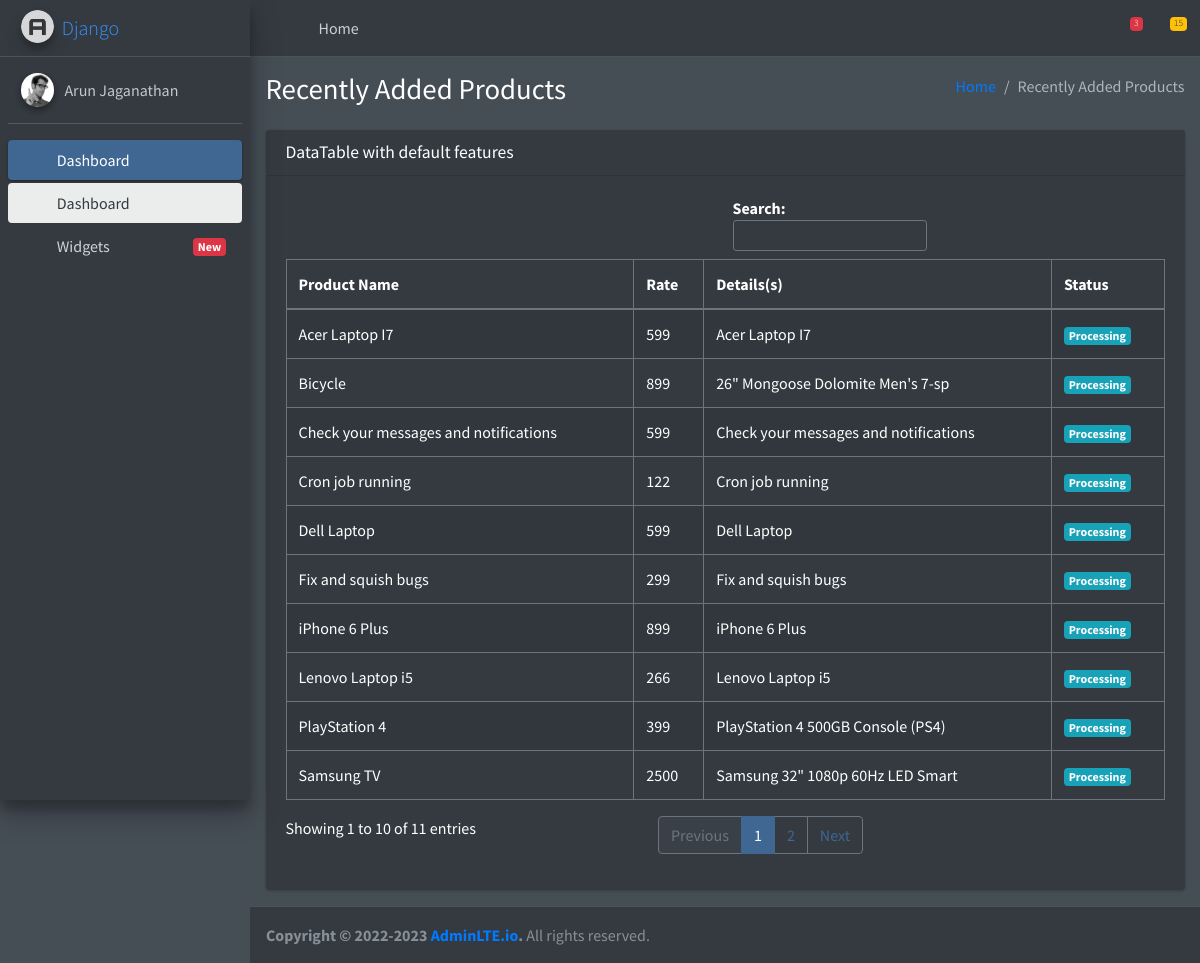
Screenshot of /meetups/recently-added-products/ with the database file from the repository.
### meetups/models.py (models this page shows)
class Recentlyaddedproducts(models.Model):
    title = models.CharField(max_length=200)
    slug = models.SlugField(unique=True,null=True)
    description=models.TextField()
    rate = models.IntegerField(blank=True,null=True)
    STATUS_OBJ = (
        ('1', 'Active'),
        ('2', 'In Active'),
        ('3', 'Draft'),
    )
    status = models.CharField(max_length=2, choices=STATUS_OBJ,blank=True,null=True)

### meetups/views.py (the view)
# urls.py: path('meetups/recently-added-products/',views.productdetails),
def productdetails(request):
    recent_products = Recentlyaddedproducts.objects.all().order_by('-id')
    return render(request,'meetups/recentlyaddedproducts.html',{
        'recent_products':recent_products,
    })

### meetups/templates/meetups/recentlyaddedproducts.html (shortened to what this page needs)
{% extends 'meetups/base/base.html' %}
{% load static %}
{% block body_content %}
<div class="content-wrapper">
    <section class="content-header">
      <div class="container-fluid">
        <div class="row mb-2">
          <div class="col-sm-6">
            <h1>Recently Added Products</h1>
          </div>
          <div class="col-sm-6">
            <ol class="breadcrumb float-sm-right">
              <li class="breadcrumb-item"><a href="/meetups/">Home</a></li>
              <li class="breadcrumb-item active">Recently Added Products</li>
            </ol>
          </div>
        </div>
      </div>
    </section>
    <section class="content">
      <div class="container-fluid">
        <div class="row">
          <div class="col-12">
            <div class="card">
              <div class="card-header">
                <h3 class="card-title">DataTable with default features</h3>
              </div>
              <div class="card-body">
                <table id="example1" class="table table-bordered table-striped">
                  <thead>
                  <tr>
                    <th>Product Name</th>
                    <th>Rate</th>
                    <th>Details(s)</th>
                    <th>Status</th>
                  </tr>
                  </thead>
                  <tbody>
                    {% for recent_product in recent_products %}
                    <tr>
                        <td>{{recent_product.title}}</td>
                        <td>{{recent_product.rate}}</td>
                        <td>{{recent_product.description}}</td>
                        <td>
                            {%if recent_product.status == 1 %}
                            <span class="badge badge-success">Active</span>
                            {%elif recent_product.status == 2 %}
                            <span class="badge badge-warning">Draft</span>
                            {%elif recent_product.status == 3 %}
                            <span class="badge badge-danger">In Active</span>
                            {%else%}
                            <span class="badge badge-info">Processing</span>
                            {%endif%}
                        </td>
                      </tr>
                      {%endfor%}
                  </tbody>
                </table>
              </div>
            </div>
          </div>
        </div>
      </div>
    </section>
  </div>
  {%endblock%}

### rows the page displays
Recentlyaddedproducts: title "Acer Laptop I7", rate "599", description "Acer Laptop I7", status "Processing"
Recentlyaddedproducts: title "Lenovo Laptop i5", rate "266", description "Lenovo Laptop i5", status "Processing"
Recentlyaddedproducts: title "Fix and squish bugs", rate "299", description "Fix and squish bugs", status "Processing"
Recentlyaddedproducts: title "Cron job running", rate "122", description "Cron job running", status "Processing"
Recentlyaddedproducts: title "iPhone 6 Plus", rate "899", description "iPhone 6 Plus", status "Processing"
Recentlyaddedproducts: title "Bicycle", rate "899", description "26\" Mongoose Dolomite Men's 7-sp", status "Processing"
Recentlyaddedproducts: title "Check your messages and notifications", rate "599", description "Check your messages and notifications", status "Processing"
Recentlyaddedproducts: title "Dell Laptop", rate "599", description "Dell Laptop", status "Processing"
Recentlyaddedproducts: title "PlayStation 4", rate "399", description "PlayStation 4 500GB Console (PS4)", status "Processing"
Recentlyaddedproducts: title "Samsung TV", rate "2500", description "Samsung 32\" 1080p 60Hz LED Smart", status "Processing"
